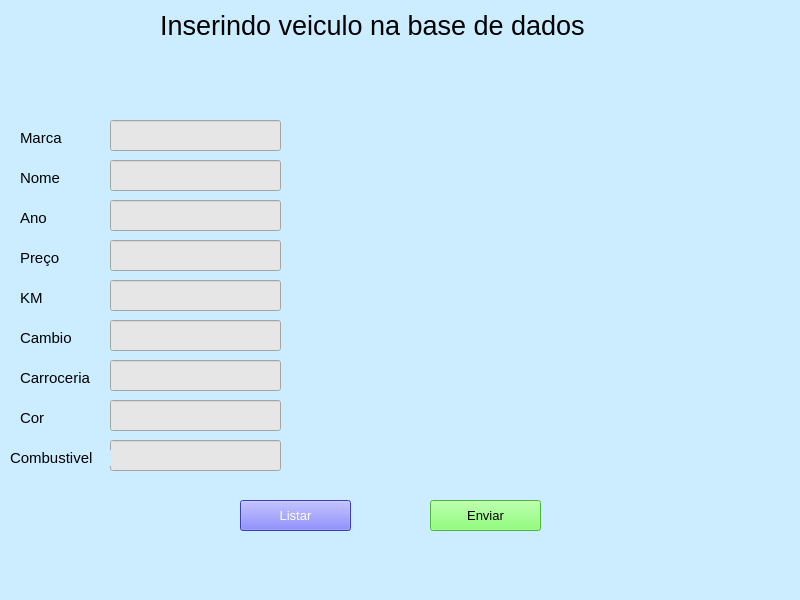
<?xml version="1.0" encoding="UTF-8"?>
<ui version="4.0">
 <class>MainWindow</class>
 <widget class="QMainWindow" name="MainWindow">
  <property name="geometry">
   <rect>
    <x>0</x>
    <y>0</y>
    <width>800</width>
    <height>600</height>
   </rect>
  </property>
  <property name="windowTitle">
   <string>MainWindow</string>
  </property>
  <property name="styleSheet">
   <string notr="true">background-color: rgb(131, 245, 255);
background-color: rgb(203, 237, 255);</string>
  </property>
  <widget class="QWidget" name="centralwidget">
   <widget class="QLabel" name="label">
    <property name="geometry">
     <rect>
      <x>20</x>
      <y>10</y>
      <width>91</width>
      <height>51</height>
     </rect>
    </property>
    <property name="text">
     <string/>
    </property>
    <property name="pixmap">
     <pixmap>../../../Downloads/imagem_2025-03-26_122806329 (1).png</pixmap>
    </property>
   </widget>
   <widget class="QLineEdit" name="lineEdit">
    <property name="geometry">
     <rect>
      <x>110</x>
      <y>120</y>
      <width>171</width>
      <height>31</height>
     </rect>
    </property>
    <property name="styleSheet">
     <string notr="true">background-color: rgb(230, 230, 230);</string>
    </property>
    <property name="text">
     <string/>
    </property>
   </widget>
   <widget class="QLineEdit" name="lineEdit_2">
    <property name="geometry">
     <rect>
      <x>110</x>
      <y>160</y>
      <width>171</width>
      <height>31</height>
     </rect>
    </property>
    <property name="styleSheet">
     <string notr="true">background-color: rgb(230, 230, 230);</string>
    </property>
   </widget>
   <widget class="QLineEdit" name="lineEdit_3">
    <property name="geometry">
     <rect>
      <x>110</x>
      <y>200</y>
      <width>171</width>
      <height>31</height>
     </rect>
    </property>
    <property name="styleSheet">
     <string notr="true">background-color: rgb(230, 230, 230);</string>
    </property>
   </widget>
   <widget class="QLineEdit" name="lineEdit_4">
    <property name="geometry">
     <rect>
      <x>110</x>
      <y>240</y>
      <width>171</width>
      <height>31</height>
     </rect>
    </property>
    <property name="styleSheet">
     <string notr="true">background-color: rgb(230, 230, 230);</string>
    </property>
   </widget>
   <widget class="QLineEdit" name="lineEdit_5">
    <property name="geometry">
     <rect>
      <x>110</x>
      <y>280</y>
      <width>171</width>
      <height>31</height>
     </rect>
    </property>
    <property name="styleSheet">
     <string notr="true">background-color: rgb(230, 230, 230);</string>
    </property>
   </widget>
   <widget class="QLineEdit" name="lineEdit_6">
    <property name="geometry">
     <rect>
      <x>110</x>
      <y>320</y>
      <width>171</width>
      <height>31</height>
     </rect>
    </property>
    <property name="styleSheet">
     <string notr="true">background-color: rgb(230, 230, 230);</string>
    </property>
   </widget>
   <widget class="QLineEdit" name="lineEdit_7">
    <property name="geometry">
     <rect>
      <x>110</x>
      <y>360</y>
      <width>171</width>
      <height>31</height>
     </rect>
    </property>
    <property name="styleSheet">
     <string notr="true">background-color: rgb(230, 230, 230);</string>
    </property>
   </widget>
   <widget class="QLineEdit" name="lineEdit_8">
    <property name="geometry">
     <rect>
      <x>110</x>
      <y>400</y>
      <width>171</width>
      <height>31</height>
     </rect>
    </property>
    <property name="styleSheet">
     <string notr="true">background-color: rgb(230, 230, 230);</string>
    </property>
   </widget>
   <widget class="QLineEdit" name="lineEdit_9">
    <property name="geometry">
     <rect>
      <x>110</x>
      <y>440</y>
      <width>171</width>
      <height>31</height>
     </rect>
    </property>
    <property name="styleSheet">
     <string notr="true">background-color: rgb(230, 230, 230);</string>
    </property>
   </widget>
   <widget class="QLabel" name="label_2">
    <property name="geometry">
     <rect>
      <x>20</x>
      <y>130</y>
      <width>55</width>
      <height>16</height>
     </rect>
    </property>
    <property name="font">
     <font>
      <pointsize>11</pointsize>
     </font>
    </property>
    <property name="text">
     <string>Marca</string>
    </property>
   </widget>
   <widget class="QLabel" name="label_3">
    <property name="geometry">
     <rect>
      <x>20</x>
      <y>170</y>
      <width>55</width>
      <height>16</height>
     </rect>
    </property>
    <property name="font">
     <font>
      <pointsize>11</pointsize>
     </font>
    </property>
    <property name="text">
     <string>Nome</string>
    </property>
   </widget>
   <widget class="QLabel" name="label_4">
    <property name="geometry">
     <rect>
      <x>20</x>
      <y>210</y>
      <width>55</width>
      <height>16</height>
     </rect>
    </property>
    <property name="font">
     <font>
      <pointsize>11</pointsize>
     </font>
    </property>
    <property name="text">
     <string>Ano</string>
    </property>
   </widget>
   <widget class="QLabel" name="label_5">
    <property name="geometry">
     <rect>
      <x>20</x>
      <y>250</y>
      <width>55</width>
      <height>16</height>
     </rect>
    </property>
    <property name="font">
     <font>
      <pointsize>11</pointsize>
     </font>
    </property>
    <property name="text">
     <string>Preço</string>
    </property>
   </widget>
   <widget class="QLabel" name="label_6">
    <property name="geometry">
     <rect>
      <x>20</x>
      <y>290</y>
      <width>55</width>
      <height>16</height>
     </rect>
    </property>
    <property name="font">
     <font>
      <pointsize>11</pointsize>
     </font>
    </property>
    <property name="text">
     <string>KM</string>
    </property>
   </widget>
   <widget class="QLabel" name="label_7">
    <property name="geometry">
     <rect>
      <x>20</x>
      <y>330</y>
      <width>61</width>
      <height>16</height>
     </rect>
    </property>
    <property name="font">
     <font>
      <family>MS Shell Dlg 2</family>
      <pointsize>11</pointsize>
     </font>
    </property>
    <property name="text">
     <string>Cambio</string>
    </property>
   </widget>
   <widget class="QLabel" name="label_8">
    <property name="geometry">
     <rect>
      <x>20</x>
      <y>370</y>
      <width>81</width>
      <height>16</height>
     </rect>
    </property>
    <property name="font">
     <font>
      <pointsize>11</pointsize>
     </font>
    </property>
    <property name="text">
     <string>Carroceria</string>
    </property>
   </widget>
   <widget class="QLabel" name="label_9">
    <property name="geometry">
     <rect>
      <x>20</x>
      <y>410</y>
      <width>55</width>
      <height>16</height>
     </rect>
    </property>
    <property name="font">
     <font>
      <pointsize>11</pointsize>
     </font>
    </property>
    <property name="text">
     <string>Cor</string>
    </property>
   </widget>
   <widget class="QLabel" name="label_10">
    <property name="geometry">
     <rect>
      <x>10</x>
      <y>450</y>
      <width>101</width>
      <height>16</height>
     </rect>
    </property>
    <property name="font">
     <font>
      <pointsize>11</pointsize>
     </font>
    </property>
    <property name="text">
     <string>Combustivel</string>
    </property>
   </widget>
   <widget class="QLabel" name="label_11">
    <property name="geometry">
     <rect>
      <x>160</x>
      <y>0</y>
      <width>511</width>
      <height>51</height>
     </rect>
    </property>
    <property name="font">
     <font>
      <pointsize>20</pointsize>
     </font>
    </property>
    <property name="text">
     <string>Inserindo veiculo na base de dados</string>
    </property>
   </widget>
   <widget class="QPushButton" name="pushButton">
    <property name="geometry">
     <rect>
      <x>430</x>
      <y>500</y>
      <width>111</width>
      <height>31</height>
     </rect>
    </property>
    <property name="font">
     <font>
      <pointsize>10</pointsize>
     </font>
    </property>
    <property name="styleSheet">
     <string notr="true">background-color: rgb(110, 255, 84);</string>
    </property>
    <property name="text">
     <string>Enviar</string>
    </property>
   </widget>
   <widget class="QPushButton" name="pushButton_2">
    <property name="geometry">
     <rect>
      <x>240</x>
      <y>500</y>
      <width>111</width>
      <height>31</height>
     </rect>
    </property>
    <property name="font">
     <font>
      <pointsize>10</pointsize>
     </font>
    </property>
    <property name="styleSheet">
     <string notr="true">background-color: rgb(85, 85, 255);
color: rgb(255, 255, 255);</string>
    </property>
    <property name="text">
     <string>Listar</string>
    </property>
   </widget>
  </widget>
  <widget class="QMenuBar" name="menubar">
   <property name="geometry">
    <rect>
     <x>0</x>
     <y>0</y>
     <width>800</width>
     <height>26</height>
    </rect>
   </property>
  </widget>
  <widget class="QStatusBar" name="statusbar"/>
 </widget>
 <resources/>
 <connections/>
</ui>
